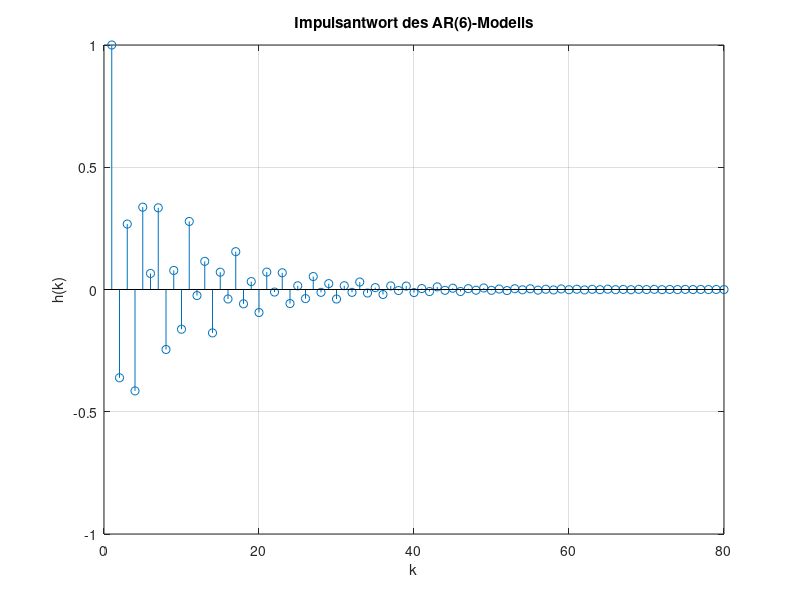

Source code (MATLAB): (Note: this script raises an error after producing the figure.)
% ##############################################################################
% ##  Loesung:  Yule-Walker-/Autokorrelationsmethode                          ##
% ##  ----------------------------------------------------------------------  ##
% ##  Benoetigte(s) m-File(s):  lyw.m                                         ##
% ##############################################################################

MA = [1];
AR = [1.0000 0.3611 -0.1373 0.2685 -0.0533 -0.3353 -0.307];
NFFT = 2^10;
n_a = length(AR);
n = n_a-1;          %Filterordnung

% #####  Teilaufgabe a:  Einschwingverhalten #####
% I.A./exakte AKF (eingeschw. Zustand)
[h_arma,t] = impz(MA,AR,80);

% # grafische Ausgabe # %
figure;
stem([1:length(h_arma)],h_arma(1:length(h_arma)));
grid;
xlabel('k');
ylabel('h(k)');
title(sprintf('Impulsantwort des AR(%d)-Modells',n));

figure;
[h1,h2,h3]=zplane(MA,AR);
set(h1,'Visible','off');
title(sprintf('Pole des AR(%d)-Modells',n));
grid;
xlabel('Realteil');
ylabel('Imaginaerteil');
disp('Anzahl notwendiger Abtastwerte fuer den Einschwingvorgang: N_vor=80');

input('....Zum Fortfahren: RETURN druecken');

% #####  Teilaufgabe b:  Exakte AKF r_xx(0)...r_xx(n), YW-Koeffizienten, LDS #####
rxx        = xcorr(h_arma);
index      = (length(rxx)+1)/2;
rxx_ex     = rxx(index:index+n);
ARcoeff    = lyw(h_arma,n,0);
Omega_norm = 0:1/NFFT:1-1/NFFT;
Sxx_ex     = abs(fft(MA,NFFT)./fft(AR,NFFT)).^2;

% # grafische Ausgabe # %
figure;
stem([0:n],rxx_ex,'r-');
grid;
xlabel('\kappa');
ylabel('r_{xx}(\kappa)');
title(sprintf('Exakte AKF-Werte fuer AR(%d): r_{xx}(0)...r_{xx}(%d)',n,n));

figure;
stem([0:n],ARcoeff,'r');
axis([0 n 1.1*min(ARcoeff) 1.1*max(ARcoeff)]);
xlabel('i');
ylabel('a_i');
grid;
title(sprintf('Exakte AR(%d)-Koeffizienten: a_0...a_{%d}',n,n));

figure;
plot(Omega_norm, 10*log10(Sxx_ex/max(Sxx_ex)),'r--');
grid;
xlabel('\Omega/2\pi');
ylabel('S_{xx}(e^{j\Omega}) in dB');
title('Exaktes LDS');

input('....Zum Fortfahren: RETURN druecken');

disp('....Bitte warten: Berechnung erfolgt.....');

% #####  Teilaufgabe c:  Einfluss der Laenge N der Datenfolge x(k) #####
N = [10 256];
N_vor = 80;
mc_run = 1e3;

for run0 = N
    Sxx_ar = zeros(mc_run,NFFT);
    Coeff = zeros(mc_run,n_a);
    
    for run1 = 1:mc_run
        noise = randn(1,run0+N_vor);
        x_all = filter(MA,AR,noise);
        x = x_all(N_vor+1:length(x_all));
        ARcoeff = lyw(x,n,1);
        Coeff(run1,:) = ARcoeff;
        Sxx_ar(run1,:) = abs(ones(1,NFFT)./fft(ARcoeff,NFFT)).^2;
    end;
    
    Coeff_mean = mean(Coeff,1);
    Coeff_std = std(Coeff,1);
    C2sig_o = Coeff_mean+2*Coeff_std;
    C2sig_u = Coeff_mean-2*Coeff_std;
    Coeff_lst = mean(abs(AR-Coeff_mean).^2);
    Sxx_mean = mean(Sxx_ar,1);
    Sxx_2sigma = Sxx_mean+2*std(Sxx_ar,1);

    % # grafische Ausgabe # %
    figure;
    h1 = stem([0:n],AR,'ro');               hold on;
    h2 = stem([0:n],Coeff_mean,'bx');       hold on;
    h3 = stem([0:n],C2sig_o,'go','filled'); hold on;
    h4 = stem([0:n],C2sig_u,'go','filled');
    legend([h1(1),h2(1),h3(1)],'Exakt',['Mittel./E\{e^2\}=',sprintf('%1.2e',Coeff_lst)],...
        ['2\sigma-Gr./ \sigma=',sprintf('%1.2f',mean(Coeff_std))]);
    set(h1,'Linestyle','none');
    set(h2,'Linestyle','none');
    set(h3,'Linestyle','none');
    set(h4,'Linestyle','none');
    x_lines = [[0:n]; [0:n]; nan*ones(1,n+1)];
    stddev_lines = [C2sig_u; C2sig_o; nan*ones(1,n+1)];
    plot(x_lines(:),stddev_lines(:),'g');
    title(sprintf('AR(%d)-Koeffizienten; N=%d',n,run0));
    xlabel('i');
    ylabel('Koeffizienten');
    grid;
    axis([0 n -1.5 1.5]);
    hold off;

    figure;
    h1 = plot(Omega_norm, 10*log10(Sxx_ex/max(Sxx_ex)),'r--');       hold on;
    h2 = plot(Omega_norm, 10*log10(Sxx_mean/max(Sxx_ex)),'b-');      hold on;
    h3 = plot(Omega_norm, 10*log10(Sxx_2sigma/max(Sxx_ex)),'g-.');   hold off;
    ylabel('S_{xx}(e^{j\Omega}) in dB');
    legend([h1,h2,h3],'Exakt','Mittel.','2\sigma-Gr.');
    title(sprintf('LDS von YW-AR(%d); N=%d',n, run0));
    xlabel('\Omega/2\pi');
    grid;
end;
% #####  EOF  #####